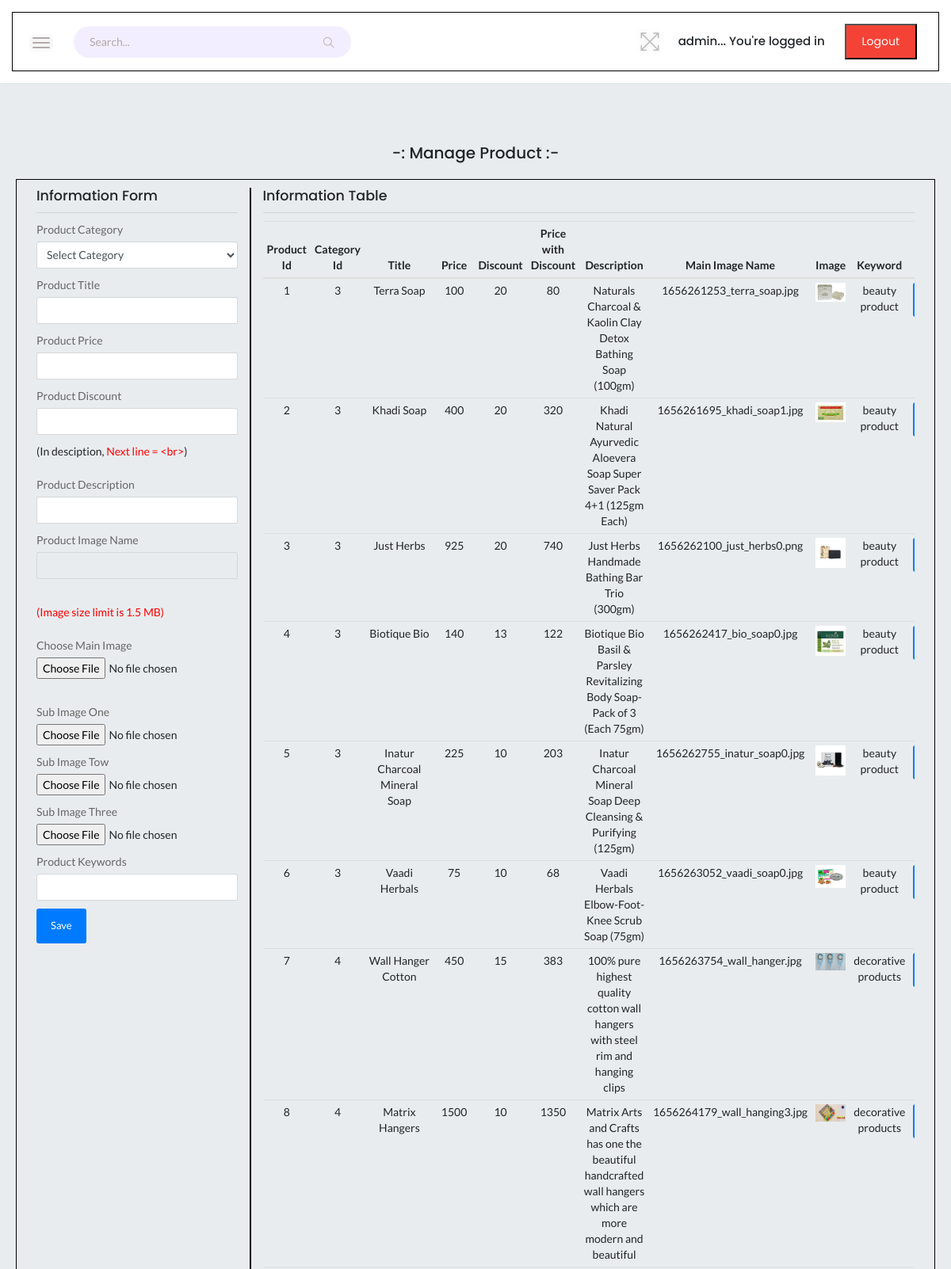
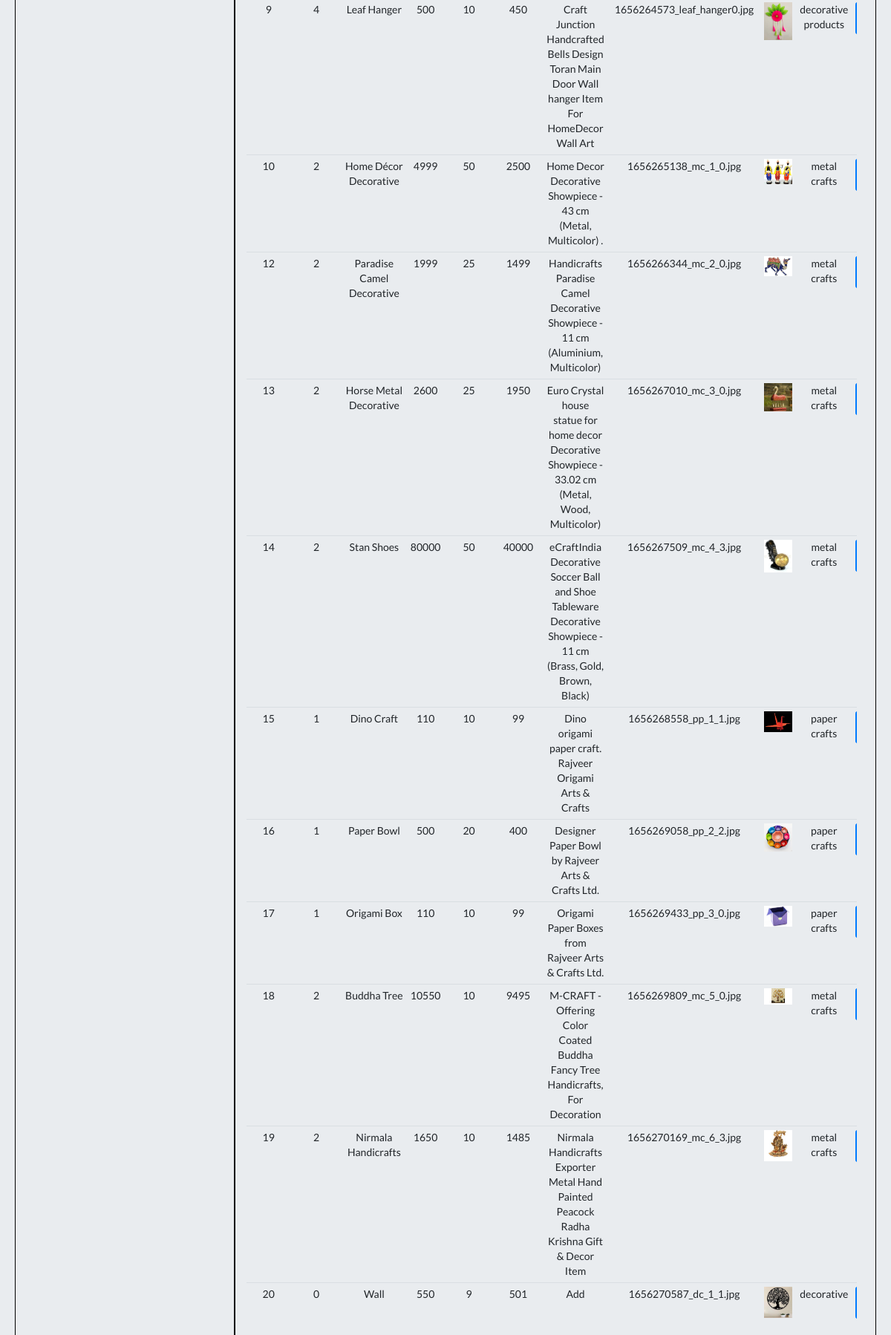
Page /admin/manageproduct.php (signed in, upper part) on the committed database (2 pictures, top to bottom).
### tables this page shows
CREATE TABLE `products` (
  `product_id` int(100) NOT NULL,
  `product_cat` int(100) NOT NULL,
  `product_category` varchar(100) NOT NULL,
  `product_title` varchar(255) NOT NULL,
  `product_price` int(100) NOT NULL,
  `product_discount` int(11) NOT NULL,
  `product_price_after_discount` int(11) NOT NULL,
  `product_description` varchar(1000) NOT NULL,
  `product_image_name` varchar(150) NOT NULL,
  `sub_img_one` varchar(200) NOT NULL,
  `sub_img_two` varchar(200) NOT NULL,
  `sub_img_three` varchar(200) NOT NULL,
  `product_keywords` text NOT NULL
);

### admin/manageproduct.php (the view, shortened to what this page needs)
<?php
	require 'db.php';
	$eid = 0;
?>
<!DOCTYPE HTML>
<html>
    <head>
       <link rel="stylesheet" href="style.css">
        <link rel="stylesheet" href="bootstrap-3.3.7-dist/css/bootstrap.css">
        <link rel="stylesheet" href="style.css">
    </head>
    <body>
    	<?php
    	include ('head.php');
    	?>
        <div class="jumbotron">
        	<h2 style="text-align: center;margin-top: 3%;">-: Manage Product :-</h2><br>
            <div class="container-fluid">
                <div class="row">
                   <?php
						if(isset($_GET['edit'])) {
							$select_sql = "SELECT * FROM products WHERE product_id=$_GET[edit]";
							$select = mysqli_query($con, $select_sql);
							while($row = mysqli_fetch_assoc($select)) {
							 	$product_cat = $row['product_cat'];
							 	$product_title = $row['product_title'];
								$product_price = $row['product_price'];
								$product_discount = $row['product_discount'];
								$product_description = $row['product_description'];
								$product_image_name = $row['product_image_name'];
								$product_keywords= $row['product_keywords'];
								$eid = $row['product_id'];
								if ($product_cat==1) {
								$product_cat_name="Paper Carft";
							}else if ($product_cat==0) {
								$product_cat_name="Select category";
							}else if ($product_cat==2) {
								$product_cat_name="Metal Carft";
							}else if ($product_cat==3) {
								$product_cat_name="Beauty Product";
							}else if ($product_cat==4) {
								$product_cat_name="Decorative Product";
							}
							}
							echo "
								<form class='col-md-3' method='GET' style='border-right:  1px solid black;'>
								<h3>Edit Data</h3>
								<div class='form-group'>
									<label> Product Category</label>
									<select class='form-control' style='height:100%;' name='product_cat' value=$product_cat>
										<option hidden>$product_cat_name</option>
										<option value=1    >Paper Carft</option>
										<option value=2    >Metal Carft</option>
										<option value=3 >Beauty Product</option>
										<option value=4>Decorative Product</option>
									</select>
								</div>
								<div class='form-group'>
									<label> Product Title</label>
									<input class='form-control' type='text' name='product_title' value =$product_title>
								</div>
								<div class='form-group'>
									<label>Product Price</label>
									<input class='form-control' type='Number' min='50' name='product_price' value =$product_price>
								</div>
								<div class='form-group'>
									<label>Product Discount</label>
									<input class='form-control' type='Number' min='0' name='product_discount' value =$product_discount>
								</div>
								<div class='form-group'>
									<label>Product Description</label>
									<input class='form-control' type='text' name='product_description' value =$product_description>
								</div>
								<div class='form-group'>
									<label>Product Image Name</label>
									<input class='form-control' type='text' name='product_image_name' value=$product_image_name disabled>
								</div>";
									echo "
										<div class='form-group'>
										<label>Product Keywords</label>
										<input class='form-control' type='text' name='product_keywords' value=$product_keywords>
									</div>
									<div class=form-group>
										<input type ='hidden' name='updateid' value ='$eid'>
										<input class='btn btn-primary' type ='submit' value='Update' name = 'update' >
										<a href='firstyear_staff_dash.php'><button class='btn btn-primary'>Cancel</button></a>
									</div>
								</form>
									";
								?>
							<?php
						}else{ ?>
							<form class="col-md-3" method="POST" style="border-right:  1px solid black;"  enctype="multipart/form-data">
								<h3>Information Form</h3>
								<hr>
								<div class="form-group">
									<label>Product Category</label>
									<select class="form-control" style="height:100%;" name="product_cat">
										<option hidden>Select Category</option>
									</select>
								</div>
								<div class="form-group">
									<label>Product Title</label>
									<input class="form-control" type="text" name="product_title"  required="">
								</div>
								<div class="form-group">
									<label>Product Price</label>
									<input class="form-control" type="Number" name="product_price" min="50"  required="Number">
								</div>
								<div class="form-group">
									<label>Product Discount</label>
									<input class="form-control" type="Number" name="product_discount" min="0" max="50" required="Number">
								</div>
								(In desciption,<span style="color: red;"> Next line = &lt;br&gt;</span>)<br><br>
								<div class="form-group">
									<label>Product Description</label>
									<input class="form-control" type="text" name="product_description"  required="">
								</div>
								<div class="form-group">
									<label >Product Image Name</label>
									<input class="form-control" type="text" name="product_image_name"  required="" disabled>
								</div>
								<br>
								<span style="color: red;">(Image size limit is 1.5 MB)</span><br><br>
								<div class="form-group">
									<label>Choose Main Image </label>
									  	<div>
									  	  <input type="file" name="product_image" required="">
 									 	</div>
								</div>
								<br>
								<div class="form-group">
									<label>Sub Image One&nbsp;&nbsp;</label>
									  	<div>
									  	  <input type="file" name="sub_img_one" required="">
 									 	</div>
								</div>
								<div class="form-group">
									<label>Sub Image Tow&nbsp;&nbsp;</label>
									  	<div>
									  	  <input type="file" name="sub_img_two" required="">
 									 	</div>
								</div>
								<div class="form-group">
									<label>Sub Image Three&nbsp;&nbsp;</label>
									  	<div>
									  	  <input type="file" name="sub_img_three" required="">
 									 	</div>
								</div>
								<div class="form-group">
								<label>Product Keywords</label>
									<input class="form-control" type="text" name="product_keywords"  required="">
								</div>
								<div class="form-group">
									<input class=" btn btn-primary " type="submit" name="submit" value="Save">
								</div>
							</form>
							<?php
						}
					?>
                    <div class="col-md-9" id="left" style="border-left:  1px solid black">
                        <h3 >Information Table</h3>
                        <hr>
                        <table class="table table-responsive table-condensed">
                            <thead>
                                <tr>
                                	<th id="mystyle">Product Id</th>
                                    <th id="mystyle">Category Id</th>
                                    <th id="mystyle">Title</th>
                                    <th id="mystyle">Price</th>
                                    <th id="mystyle">Discount</th>
                                    <th id="mystyle">Price with Discount</th>
                                    <th id="mystyle">Description</th>
                                    <th id="mystyle">Main Image Name</th>
                                    <th id="mystyle">Image  </th>
                                    <th id="mystyle">Keyword</th>
                                    <th id="mystyle">Edit</th>
                                </tr>
                            </thead>
                            <tbody>
                            	<?php
									$sql = "SELECT * FROM `products`";
									$result = mysqli_query($con, $sql);
									while($row = mysqli_fetch_assoc($result)){
										echo "
											<tr>
												<td id='mystyle'>$row[product_id]</td>
												<td id='mystyle'>$row[product_cat]</td>
												<td id='mystyle'>$row[product_title]</td>
												<td id='mystyle'>$row[product_price]</td>
												<td id='mystyle'>$row[product_discount]</td>
												<td id='mystyle'>$row[product_price_after_discount]</td>
												<td id='mystyle'>$row[product_description]</td>
												<td id='mystyle'>$row[product_image_name]</td>
												<td id='pro_image'><img src='../product_images/".$row['product_image_name']."' height='100' width='100'/>
												</td>
												<td id='mystyle'>$row[product_keywords]</td>
												<td id='mystyle'>
													<a href='manageproduct.php?edit=$row[product_id]'>
														<button class='btn btn-primary'>Edit</button>
													</a>
												</td>
												<td id='mystyle'>
													<a href='manageproduct.php?product_id=$row[product_id]'>
														<button class='btn btn-danger'>Delete</button>
													</a>
												</td>
											</tr>
										";
									}
								?>
                            </tbody>
                        </table>
                    </div>
                </div>
            </div>
        </div>
    </body>
</html>

### admin/style.css (style rules this page uses)
.jumbotron { background: white; }
.row { padding: 10px; }

### admin/assets/css/typography.css (style rules this page uses)
body { font-size: 14px; font-family: 'Lato', sans-serif; }
h1, h2, h3, h4, h5, h6 { margin: 0; font-family: 'Poppins', sans-serif; }

### admin/assets/css/default-css.css (style rules this page uses)
* { margin: 0; padding: 0; box-sizing: border-box; }
*, *:before, *:after { -moz-box-sizing: border-box; -webkit-box-sizing: border-box; box-sizing: border-box; }
html { -webkit-font-smoothing: antialiased; }
body { background: #fff; font-weight: normal; -webkit-font-smoothing: antialiased; -webkit-text-size-adjust: 100%; }
img { max-width: 100%; height: auto; }
:root { --primary-color: #4336FB; }

### admin/assets/css/styles.css (style rules this page uses)
.btn { padding: 11px 17px; font-size: 13px; letter-spacing: 0; }
.form-control, .form-control:focus { outline: none; box-shadow: none; }
.form-control { font-size: 14px; border: 1px solid rgba(170, 170, 170, .3); padding: 10.72px 12.8px; padding: .67rem .8rem; }
label { font-weight: 500; color: #666; display: inline-block; margin-bottom: 8px; margin-bottom: .5rem; }
table tr th { border-bottom: none; }
table tr th, table tr td { border-top: 1px solid rgba(120, 130, 140, 0.13) !important; }

### admin/manageproduct.php (style rules this page uses)
.jumbotron { background: white; }
.container-fluid { margin-left: 1%; }
.row { border: 1px solid black; }
#pro_image { height: 100px; width: 200px; }
td { text-align: center; margin-top: 5px; }

### rows in the picture
products: product_id "1", product_cat "3", product_title "Terra Soap", product_price "100", product_discount "20", product_price_after_discount "80", product_description "Naturals Charcoal & Kaolin Clay Detox Bathing Soap (100gm)", product_image_name "1656261253_terra_soap.jpg", product_image_name (picture), product_keywords "beauty product"
products: product_id "2", product_cat "3", product_title "Khadi Soap", product_price "400", product_discount "20", product_price_after_discount "320", product_description "Khadi Natural Ayurvedic Aloevera Soap Super Saver Pack 4+1 (125gm Each)", product_image_name "1656261695_khadi_soap1.jpg", product_image_name (picture), product_keywords "beauty product"
products: product_id "3", product_cat "3", product_title "Just Herbs", product_price "925", product_discount "20", product_price_after_discount "740", product_description "Just Herbs Handmade Bathing Bar Trio (300gm)", product_image_name "1656262100_just_herbs0.png", product_image_name (picture), product_keywords "beauty product"
products: product_id "4", product_cat "3", product_title "Biotique Bio", product_price "140", product_discount "13", product_price_after_discount "122", product_description "Biotique Bio Basil & Parsley Revitalizing Body Soap-Pack of 3 (Each 75gm)", product_image_name "1656262417_bio_soap0.jpg", product_image_name (picture), product_keywords "beauty product"
products: product_id "5", product_cat "3", product_title "Inatur Charcoal Mineral Soap", product_price "225", product_discount "10", product_price_after_discount "203", product_description "Inatur Charcoal Mineral Soap Deep Cleansing & Purifying (125gm)", product_image_name "1656262755_inatur_soap0.jpg", product_image_name (picture), product_keywords "beauty product"
products: product_id "6", product_cat "3", product_title "Vaadi Herbals", product_price "75", product_discount "10", product_price_after_discount "68", product_description "Vaadi Herbals Elbow-Foot-Knee Scrub Soap (75gm)", product_image_name "1656263052_vaadi_soap0.jpg", product_image_name (picture), product_keywords "beauty product"
products: product_id "7", product_cat "4", product_title "Wall Hanger Cotton", product_price "450", product_discount "15", product_price_after_discount "383", product_description "100% pure highest quality cotton wall hangers with steel rim and hanging clips", product_image_name "1656263754_wall_hanger.jpg", product_image_name (picture), product_keywords "decorative products"
products: product_id "8", product_cat "4", product_title "Matrix Hangers", product_price "1500", product_discount "10", product_price_after_discount "1350", product_description "Matrix Arts and Crafts has one the beautiful handcrafted wall hangers which are more modern and beautiful", product_image_name "1656264179_wall_hanging3.jpg", product_image_name (picture), product_keywords "decorative products"
products: product_id "9", product_cat "4", product_title "Leaf Hanger", product_price "500", product_discount "10", product_price_after_discount "450", product_description "Craft Junction Handcrafted Bells Design Toran Main Door Wall hanger Item For HomeDecor Wall Art", product_image_name "1656264573_leaf_hanger0.jpg", product_image_name (picture), product_keywords "decorative products"
products: product_id "10", product_cat "2", product_title "Home Décor Decorative", product_price "4999", product_discount "50", product_price_after_discount "2500", product_description "Home Decor Decorative Showpiece - 43 cm (Metal, Multicolor) .", product_image_name "1656265138_mc_1_0.jpg", product_image_name (picture), product_keywords "metal crafts"
products: product_id "12", product_cat "2", product_title "Paradise Camel Decorative", product_price "1999", product_discount "25", product_price_after_discount "1499", product_description "Handicrafts Paradise Camel Decorative Showpiece - 11 cm (Aluminium, Multicolor)", product_image_name "1656266344_mc_2_0.jpg", product_image_name (picture), product_keywords "metal crafts"
products: product_id "13", product_cat "2", product_title "Horse Metal Decorative", product_price "2600", product_discount "25", product_price_after_discount "1950", product_description "Euro Crystal house statue for home decor Decorative Showpiece - 33.02 cm (Metal, Wood, Multicolor)", product_image_name "1656267010_mc_3_0.jpg", product_image_name (picture), product_keywords "metal crafts"
products: product_id "14", product_cat "2", product_title "Stan Shoes", product_price "80000", product_discount "50", product_price_after_discount "40000", product_description "eCraftIndia Decorative Soccer Ball and Shoe Tableware Decorative Showpiece - 11 cm (Brass, Gold, Brown, Black)", product_image_name "1656267509_mc_4_3.jpg", product_image_name (picture), product_keywords "metal crafts"
products: product_id "15", product_cat "1", product_title "Dino Craft", product_price "110", product_discount "10", product_price_after_discount "99", product_description "Dino origami paper craft. Rajveer Origami Arts & Crafts", product_image_name "1656268558_pp_1_1.jpg", product_image_name (picture), product_keywords "paper crafts"
products: product_id "16", product_cat "1", product_title "Paper Bowl", product_price "500", product_discount "20", product_price_after_discount "400", product_description "Designer Paper Bowl by Rajveer Arts & Crafts Ltd.", product_image_name "1656269058_pp_2_2.jpg", product_image_name (picture), product_keywords "paper crafts"
products: product_id "17", product_cat "1", product_title "Origami Box", product_price "110", product_discount "10", product_price_after_discount "99", product_description "Origami Paper Boxes from Rajveer Arts & Crafts Ltd.", product_image_name "1656269433_pp_3_0.jpg", product_image_name (picture), product_keywords "paper crafts"
products: product_id "18", product_cat "2", product_title "Buddha Tree", product_price "10550", product_discount "10", product_price_after_discount "9495", product_description "M-CRAFT - Offering Color Coated Buddha Fancy Tree Handicrafts, For Decoration", product_image_name "1656269809_mc_5_0.jpg", product_image_name (picture), product_keywords "metal crafts"
products: product_id "19", product_cat "2", product_title "Nirmala Handicrafts", product_price "1650", product_discount "10", product_price_after_discount "1485", product_description "Nirmala Handicrafts Exporter Metal Hand Painted Peacock Radha Krishna Gift & Decor Item", product_image_name "1656270169_mc_6_3.jpg", product_image_name (picture), product_keywords "metal crafts"
products: product_id "20", product_cat "0", product_title "Wall", product_price "550", product_discount "9", product_price_after_discount "501", product_description "Add", product_image_name "1656270587_dc_1_1.jpg", product_image_name (picture), product_keywords "decorative"

### other values in the picture
$_SESSION['user_name'] "admin"
